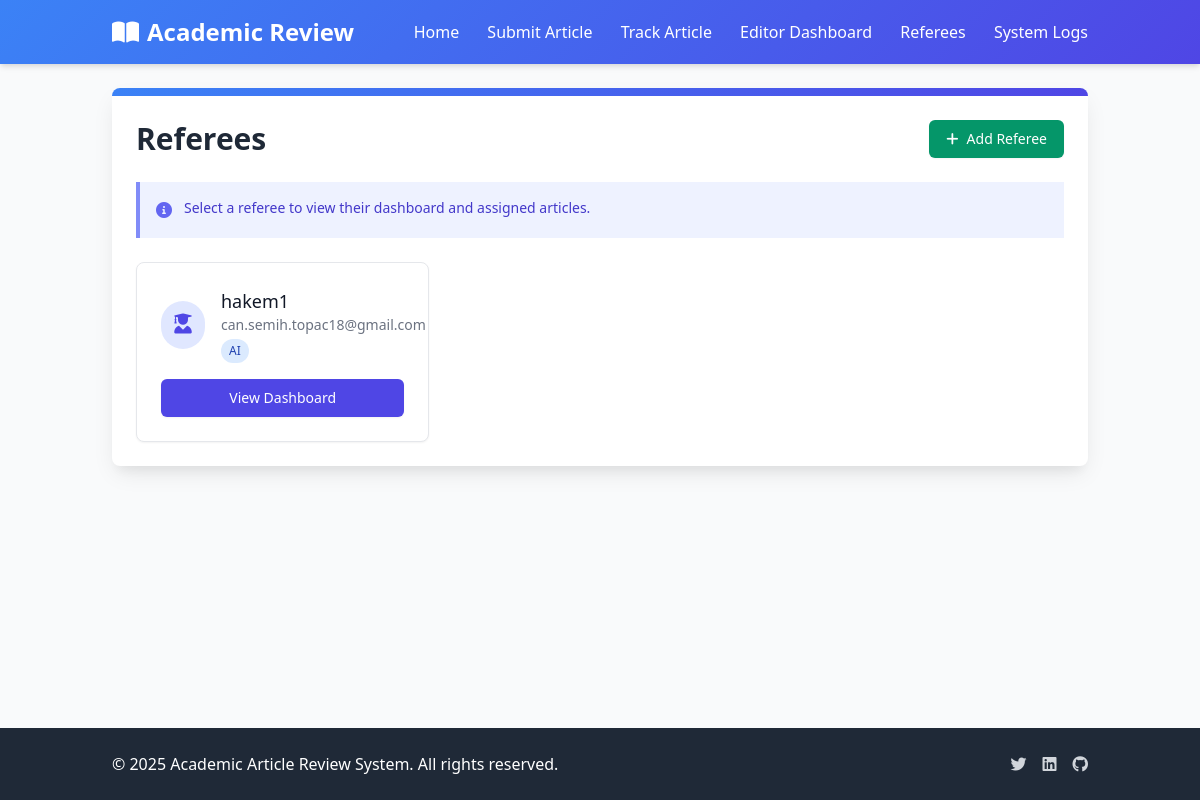
Page /referees/ on the earlier database version.
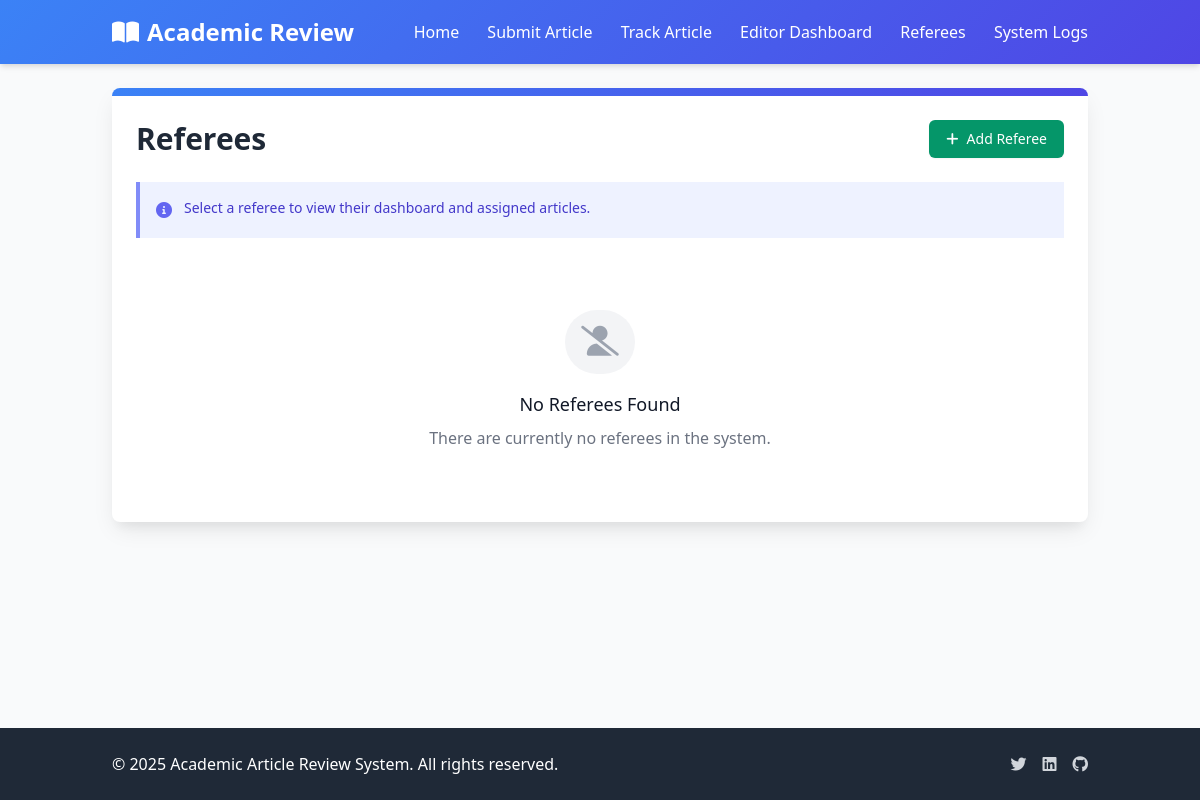
Same page on the later database version.
### articles/models.py (models this page shows, shortened)
class Referee(models.Model):
    user = models.OneToOneField(User, on_delete=models.CASCADE)
    specialization = models.CharField(max_length=255, blank=True, help_text="Referee's area of expertise (e.g., Machine Learning, Data Science)")

### articles/views.py (the view)
# urls.py: path('referees/', views.referee_list, name='referee_list'),
def referee_list(request):
    referees = Referee.objects.all()
    return render(request, 'articles/referee/list.html', {'referees': referees})

### templates/articles/referee/list.html
{% extends 'articles/base.html' %}
{% block content %}
<div class="max-w-6xl mx-auto">
    <div class="bg-white rounded-lg shadow-card overflow-hidden">
        <div class="gradient-bg h-2"></div>
        <div class="p-6">
            <div class="flex justify-between items-center mb-6">
                <h1 class="text-3xl font-bold text-gray-800">Referees</h1>
                <a href="{% url 'add_referee' %}" class="inline-flex items-center px-4 py-2 border border-transparent text-sm font-medium rounded-md shadow-sm text-white bg-green-600 hover:bg-green-700 focus:outline-none focus:ring-2 focus:ring-offset-2 focus:ring-green-500">
                    <i class="fas fa-plus mr-2"></i> Add Referee
                </a>
            </div>
            <div class="bg-indigo-50 border-l-4 border-indigo-400 p-4 mb-6">
                <div class="flex">
                    <div class="flex-shrink-0">
                        <i class="fas fa-info-circle text-indigo-500"></i>
                    </div>
                    <div class="ml-3">
                        <p class="text-sm text-indigo-700">
                            Select a referee to view their dashboard and assigned articles.
                        </p>
                    </div>
                </div>
            </div>
            <div class="grid grid-cols-1 md:grid-cols-3 gap-6">
                {% for referee in referees %}
                <div class="bg-white rounded-lg border border-gray-200 shadow-sm overflow-hidden hover:shadow-md transition-shadow">
                    <div class="p-6">
                        <div class="flex items-center mb-4">
                            <div class="bg-indigo-100 rounded-full p-3 mr-4">
                                <i class="fas fa-user-graduate text-indigo-600 text-xl"></i>
                            </div>
                            <div>
                                <h3 class="text-lg font-medium text-gray-900">{{ referee.user.username }}</h3>
                                <p class="text-sm text-gray-500">{{ referee.user.email }}</p>
                                {% if referee.specialization %}
                                <p class="text-xs mt-1 bg-blue-100 text-blue-800 px-2 py-1 rounded-full inline-block">
                                    {{ referee.specialization }}
                                </p>
                                {% endif %}
                            </div>
                        </div>
                        <div class="mt-4">
                            <a href="{% url 'referee_dashboard' referee.id %}" class="w-full inline-flex justify-center items-center px-4 py-2 border border-transparent text-sm font-medium rounded-md shadow-sm text-white bg-indigo-600 hover:bg-indigo-700 focus:outline-none focus:ring-2 focus:ring-offset-2 focus:ring-indigo-500">
                                View Dashboard
                            </a>
                        </div>
                    </div>
                </div>
                {% empty %}
                <div class="md:col-span-3 text-center py-12">
                    <div class="inline-block p-4 rounded-full bg-gray-100 mb-4">
                        <i class="fas fa-user-slash text-gray-400 text-3xl"></i>
                    </div>
                    <h3 class="text-lg font-medium text-gray-900">No Referees Found</h3>
                    <p class="text-gray-500 mt-2">There are currently no referees in the system.</p>
                </div>
                {% endfor %}
            </div>
        </div>
    </div>
</div>
{% endblock %}

Differences in the rows shown:
removed Referee: user.username "hakem1", user.email "can.semih.topac18@gmail.com", specialization "AI"
Other differences:
text now shown: "No Referees Found There are currently no referees in the system."
